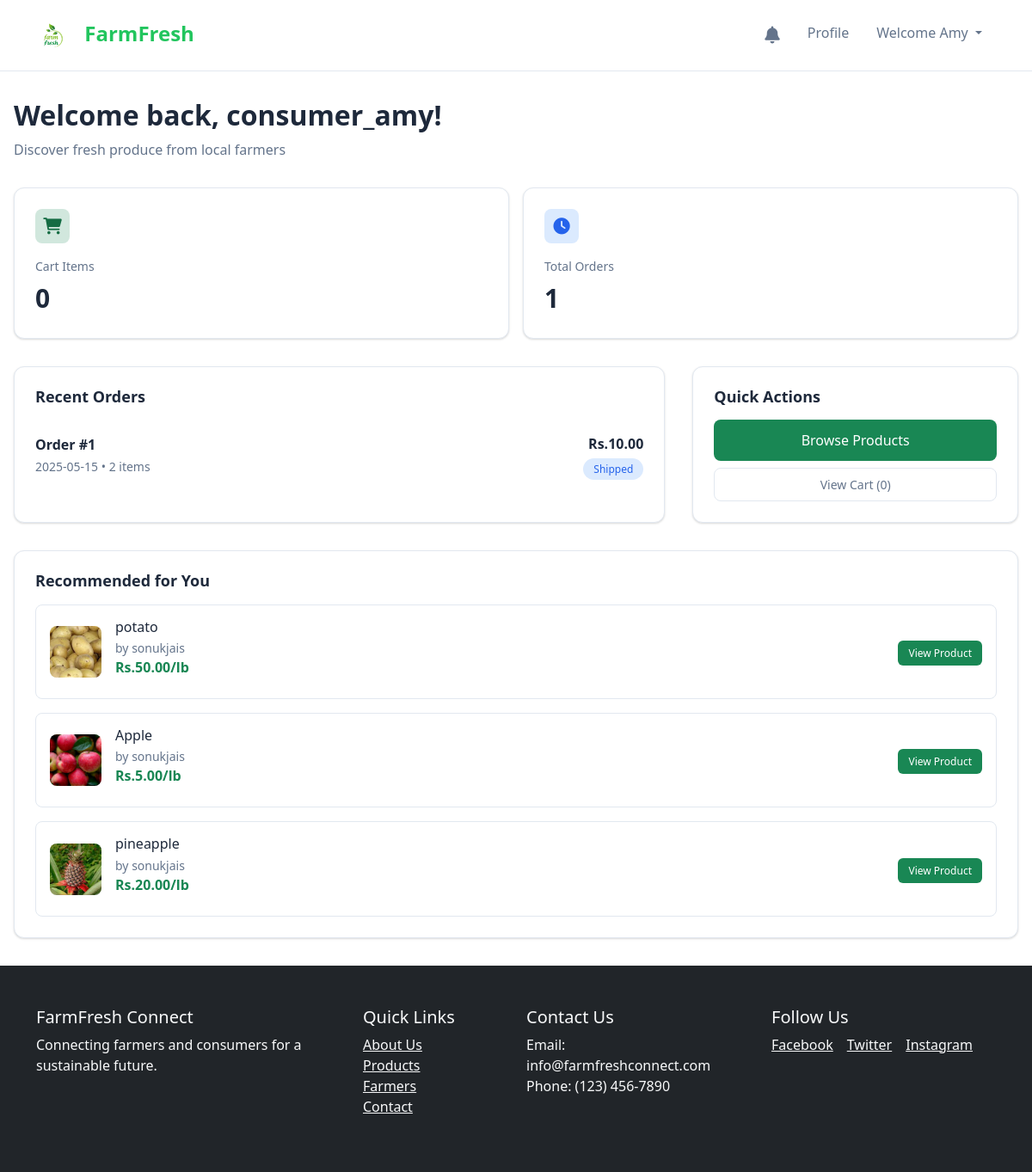
The page /consumer/dashboard.php (signed in) on the database its author committed.
### tables this page shows
CREATE TABLE `users` (
  `user_id` int(11) NOT NULL,
  `username` varchar(100) DEFAULT NULL,
  `email` varchar(100) DEFAULT NULL,
  `password` varchar(100) DEFAULT NULL,
  `first_name` varchar(100) DEFAULT NULL,
  `last_name` varchar(100) DEFAULT NULL,
  `phone` varchar(20) DEFAULT NULL,
  `address` varchar(255) DEFAULT NULL,
  `city` varchar(100) DEFAULT NULL,
  `state` varchar(100) DEFAULT NULL,
  `zipcode` varchar(20) DEFAULT NULL,
  `role` enum('farmer','consumer','admin') NOT NULL,
  `created_at` datetime DEFAULT current_timestamp(),
  `updated_at` datetime DEFAULT current_timestamp() ON UPDATE current_timestamp(),
  `profile_image` varchar(255) DEFAULT NULL,
  `is_active` tinyint(1) DEFAULT 1,
  `bio` text DEFAULT NULL
);

CREATE TABLE `orders` (
  `order_id` int(11) NOT NULL,
  `consumer_id` int(11) DEFAULT NULL,
  `total_amount` decimal(10,2) DEFAULT NULL,
  `status` enum('pending','processing','shipped','delivered','canceled') DEFAULT 'pending',
  `order_date` datetime DEFAULT current_timestamp(),
  `shipping_address` varchar(255) DEFAULT NULL,
  `shipping_city` varchar(100) DEFAULT NULL,
  `shipping_state` varchar(100) DEFAULT NULL,
  `shipping_zipcode` varchar(20) DEFAULT NULL,
  `payment_method` varchar(50) DEFAULT NULL,
  `transaction_id` varchar(100) DEFAULT NULL,
  `updated_at` datetime DEFAULT current_timestamp() ON UPDATE current_timestamp()
);

CREATE TABLE `products` (
  `product_id` int(11) NOT NULL,
  `seller_id` int(11) DEFAULT NULL,
  `category_id` int(11) DEFAULT NULL,
  `name` varchar(100) DEFAULT NULL,
  `description` text DEFAULT NULL,
  `price` decimal(10,2) DEFAULT 0.00,
  `quantity_available` int(11) DEFAULT NULL,
  `unit` varchar(50) DEFAULT NULL,
  `organic` tinyint(1) DEFAULT 0,
  `image_url` varchar(255) DEFAULT NULL,
  `created_at` datetime DEFAULT current_timestamp(),
  `updated_at` datetime DEFAULT current_timestamp() ON UPDATE current_timestamp(),
  `is_available` tinyint(1) DEFAULT 1,
  `quantity` int(11) NOT NULL DEFAULT 0,
  `stock` int(11) NOT NULL DEFAULT 0,
  `product_image` varchar(255) DEFAULT NULL,
  `status` enum('pending','approved','rejected') DEFAULT 'pending'
);

### consumer/dashboard.php (the view, shortened to what this page needs)
<?php
include '../config/db.php';
$consumer_id = $_SESSION['user_id'];
$user_query = "SELECT username FROM users WHERE user_id = $consumer_id";
$user_result = mysqli_query($dbconn, $user_query);
$user_data = mysqli_fetch_assoc($user_result);
$username = $user_data['username'] ?? 'User';
$total_orders_query = "SELECT COUNT(*) as total_orders FROM orders WHERE consumer_id = $consumer_id";
$total_orders_result = mysqli_query($dbconn, $total_orders_query);
$total_orders_data = mysqli_fetch_assoc($total_orders_result);
$total_orders = $total_orders_data['total_orders'] ?? 0;
$cart_count = 0;
$cart_check = mysqli_query($dbconn, "SHOW TABLES LIKE 'cart'");
if (mysqli_num_rows($cart_check) > 0) {
    $cart_query = "SELECT COUNT(*) as count FROM cart WHERE consumer_id = $consumer_id";
    $cart_result = mysqli_query($dbconn, $cart_query);
    if ($cart_result && mysqli_num_rows($cart_result) > 0) {
        $cart_data = mysqli_fetch_assoc($cart_result);
        $cart_count = $cart_data['count'] ?? 0;
    }
}
$recent_orders_query = "SELECT o.*, COUNT(oi.order_item_id) as item_count
                       FROM orders o
                       LEFT JOIN order_items oi ON o.order_id = oi.order_id
                       WHERE o.consumer_id = $consumer_id
                       GROUP BY o.order_id
                       ORDER BY o.order_date DESC LIMIT 5";
$recent_orders_result = mysqli_query($dbconn, $recent_orders_query);
$recommended_query = "SELECT p.*, c.name as category_name, u.username as seller_name
                     FROM products p
                     LEFT JOIN categories c ON p.category_id = c.category_id
                     LEFT JOIN users u ON p.seller_id = u.user_id
                     WHERE p.stock > 0
                     ORDER BY RAND() LIMIT 3";
$recommended_result = mysqli_query($dbconn, $recommended_query);
?>
<!DOCTYPE html>
<html lang="en">
<head>
    <link href="https://cdn.jsdelivr.net/npm/bootstrap@5.1.3/dist/css/bootstrap.min.css" rel="stylesheet">
    <link rel="stylesheet" href="https://cdnjs.cloudflare.com/ajax/libs/font-awesome/6.0.0/css/all.min.css">
</head>
<body>
    <?php include '../includes/navbar.php'; ?>
    <div class="main-container">
        <div class="welcome-section">
            <h1 class="welcome-title">Welcome back, <?php echo htmlspecialchars($username); ?>!</h1>
            <p class="welcome-subtitle">Discover fresh produce from local farmers</p>
        </div>
        <div class="stats-grid">
            <div class="stat-card">
                <div class="stat-icon cart">
                    <i class="fas fa-shopping-cart"></i>
                </div>
                <div class="stat-title">Cart Items</div>
                <div class="stat-value"><?php echo $cart_count; ?></div>
            </div>
            <div class="stat-card">
                <div class="stat-icon orders">
                    <i class="fas fa-clock"></i>
                </div>
                <div class="stat-title">Total Orders</div>
                <div class="stat-value"><?php echo $total_orders; ?></div>
            </div>
        </div>
        <div class="content-grid">
            <div class="section-card">
                <div class="d-flex justify-content-between align-items-center mb-3">
                    <h2 class="section-title mb-0">Recent Orders</h2>
                </div>
                <?php if (mysqli_num_rows($recent_orders_result) > 0): ?>
                    <?php while ($order = mysqli_fetch_assoc($recent_orders_result)): ?>
                        <div class="order-item">
                            <div class="order-info">
                                <h6>Order #<?php echo $order['order_id']; ?></h6>
                                <div class="order-meta">
                                    <?php echo date('Y-m-d', strtotime($order['order_date'])); ?> • <?php echo $order['item_count']; ?> items
                                </div>
                            </div>
                            <div class="text-end">
                                <div class="order-price">Rs.<?php echo number_format($order['total_amount'], 2); ?></div>
                                <span class="status-badge <?php echo $order['status'] == 'delivered' ? 'status-delivered' : 'status-shipped'; ?>">
                                    <?php echo ucfirst($order['status']); ?>
                                </span>
                            </div>
                        </div>
                    <?php endwhile; ?>
                <?php endif; ?>
            </div>
            <div class="section-card">
                <h3 class="section-title">Quick Actions</h3>
                <div class="d-grid gap-2">
                    <a href="products.php" class="btn-primary-custom text-center">Browse Products</a>
                    <a href="cart.php" class="btn-outline-custom text-center">View Cart (<?php echo $cart_count; ?>)</a>
                </div>
            </div>
        </div>
        <div class="section-card">
            <h2 class="section-title">Recommended for You</h2>
            <?php if (mysqli_num_rows($recommended_result) > 0): ?>
                <div class="product-grid">
                    <?php while ($product = mysqli_fetch_assoc($recommended_result)): ?>
                        <div class="product-item">
                            <div class="product-image">
                                <?php if (!empty($product['product_image'])): ?>
                                    <img src="../uploads/products/<?php echo $product['product_image']; ?>"
                                         alt="<?php echo htmlspecialchars($product['name']); ?>"
                                         class="product-image">
                                <?php else: ?>
                                    <div class="product-image d-flex align-items-center justify-content-center">
                                        <i class="fas fa-leaf" style="color: var(--primary-green); font-size: 1.5rem;"></i>
                                    </div>
                                <?php endif; ?>
                            </div>
                            <div class="product-info flex-grow-1">
                                <h6><?php echo htmlspecialchars($product['name']); ?></h6>
                                <div class="product-meta">by <?php echo htmlspecialchars($product['seller_name'] ?? 'Local Farm'); ?></div>
                                <div class="product-price">Rs.<?php echo number_format($product['price'], 2); ?>/<?php echo htmlspecialchars($product['unit'] ?? 'lb'); ?></div>
                            </div>
                            <div class="text-end">
                                <a href="product_details.php?id=<?php echo $product['product_id']; ?>" class="btn-sm-custom">
                                    View Product
                                </a>
                            </div>
                        </div>
                    <?php endwhile; ?>
                </div>
            <?php endif; ?>
        </div>
    </div>
    <?php include '../includes/footer.php'; ?>
</body>
</html>

### rows shown on the page
users: username "consumer_amy"
orders: order_id "1", order_date "2025-05-15", item_count "2", total_amount "10.00", status "Shipped"
products: product_image (picture), name "potato", seller.username "sonukjais", price "50.00", unit "lb"
products: product_image (picture), name "Apple", seller.username "sonukjais", price "5.00", unit "lb"
products: product_image (picture), name "pineapple", seller.username "sonukjais", price "20.00", unit "lb"

### other values the page prints
$_SESSION['first_name'] "Amy"
$cart_count "0"
$total_orders "1"
